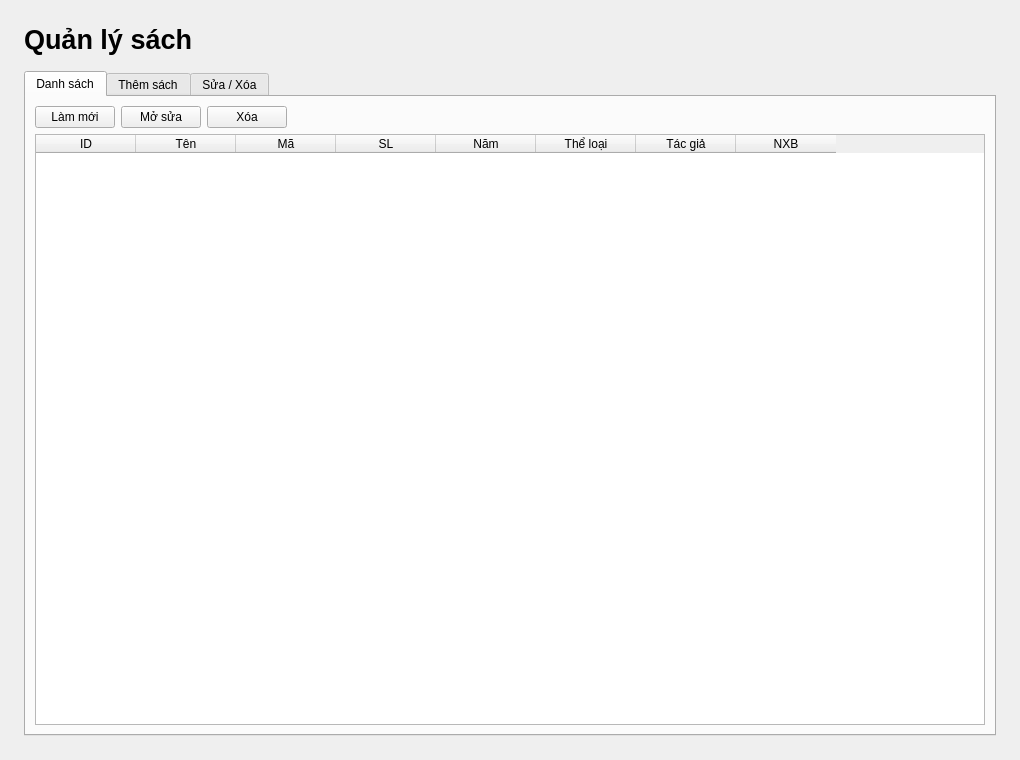
<?xml version="1.0" encoding="UTF-8"?>
<ui version="4.0">
 <class>ScreenAccounts</class>
 <widget class="QWidget" name="ScreenAccounts">
  <property name="geometry">
   <rect>
    <x>0</x>
    <y>0</y>
    <width>1020</width>
    <height>760</height>
   </rect>
  </property>
  <layout class="QVBoxLayout" name="verticalLayout_root">
   <property name="spacing">
    <number>16</number>
   </property>
   <property name="leftMargin">
    <number>24</number>
   </property>
   <property name="topMargin">
    <number>24</number>
   </property>
   <property name="rightMargin">
    <number>24</number>
   </property>
   <property name="bottomMargin">
    <number>24</number>
   </property>
   <item>
    <widget class="QLabel" name="label_page_title">
     <property name="font">
      <font>
       <pointsize>20</pointsize>
       <bold>true</bold>
      </font>
     </property>
     <property name="text">
      <string>Quản lý sách</string>
     </property>
    </widget>
   </item>
   <item>
    <widget class="QTabWidget" name="tabWidget_books">
     <property name="currentIndex">
      <number>0</number>
     </property>
     <widget class="QWidget" name="tab_book_list">
      <attribute name="title">
       <string>Danh sách</string>
      </attribute>
      <layout class="QVBoxLayout" name="verticalLayout_list">
       <item>
        <layout class="QHBoxLayout" name="horizontalLayout_list_tools">
         <item>
          <widget class="QPushButton" name="btn_books_refresh">
           <property name="text">
            <string>Làm mới</string>
           </property>
          </widget>
         </item>
         <item>
          <widget class="QPushButton" name="btn_books_load_edit">
           <property name="text">
            <string>Mở sửa</string>
           </property>
          </widget>
         </item>
         <item>
          <widget class="QPushButton" name="btn_books_delete">
           <property name="text">
            <string>Xóa</string>
           </property>
          </widget>
         </item>
         <item>
          <spacer name="horizontalSpacer_list">
           <property name="orientation">
            <enum>Qt::Horizontal</enum>
           </property>
           <property name="sizeHint" stdset="0">
            <size>
             <width>40</width>
             <height>20</height>
            </size>
           </property>
          </spacer>
         </item>
        </layout>
       </item>
       <item>
        <widget class="QTableWidget" name="table_books">
         <property name="columnCount">
          <number>8</number>
         </property>
         <property name="rowCount">
          <number>0</number>
         </property>
         <property name="selectionBehavior">
          <enum>QAbstractItemView::SelectRows</enum>
         </property>
         <property name="alternatingRowColors">
          <bool>true</bool>
         </property>
         <column>
          <property name="text">
           <string>ID</string>
          </property>
         </column>
         <column>
          <property name="text">
           <string>Tên</string>
          </property>
         </column>
         <column>
          <property name="text">
           <string>Mã</string>
          </property>
         </column>
         <column>
          <property name="text">
           <string>SL</string>
          </property>
         </column>
         <column>
          <property name="text">
           <string>Năm</string>
          </property>
         </column>
         <column>
          <property name="text">
           <string>Thể loại</string>
          </property>
         </column>
         <column>
          <property name="text">
           <string>Tác giả</string>
          </property>
         </column>
         <column>
          <property name="text">
           <string>NXB</string>
          </property>
         </column>
        </widget>
       </item>
      </layout>
     </widget>
     <widget class="QWidget" name="tab_book_add">
      <attribute name="title">
       <string>Thêm sách</string>
      </attribute>
      <layout class="QVBoxLayout" name="verticalLayout_add">
       <item>
        <widget class="QGroupBox" name="group_add_book">
         <property name="title">
          <string>Thông tin sách mới</string>
         </property>
         <layout class="QFormLayout" name="formLayout_add">
          <item row="0" column="0">
           <widget class="QLabel" name="label_add_title">
            <property name="text">
             <string>Tên sách</string>
            </property>
           </widget>
          </item>
          <item row="0" column="1">
           <widget class="QLineEdit" name="edit_book_title"/>
          </item>
          <item row="1" column="0">
           <widget class="QLabel" name="label_add_code">
            <property name="text">
             <string>Mã sách</string>
            </property>
           </widget>
          </item>
          <item row="1" column="1">
           <widget class="QLineEdit" name="edit_book_code"/>
          </item>
          <item row="2" column="0">
           <widget class="QLabel" name="label_add_qty">
            <property name="text">
             <string>Số lượng</string>
            </property>
           </widget>
          </item>
          <item row="2" column="1">
           <widget class="QLineEdit" name="edit_book_quantity"/>
          </item>
          <item row="3" column="0">
           <widget class="QLabel" name="label_add_year">
            <property name="text">
             <string>Năm XB</string>
            </property>
           </widget>
          </item>
          <item row="3" column="1">
           <widget class="QLineEdit" name="edit_book_year"/>
          </item>
          <item row="4" column="0">
           <widget class="QLabel" name="label_add_cat">
            <property name="text">
             <string>Thể loại</string>
            </property>
           </widget>
          </item>
          <item row="4" column="1">
           <widget class="QComboBox" name="combo_book_category"/>
          </item>
          <item row="5" column="0">
           <widget class="QLabel" name="label_add_author">
            <property name="text">
             <string>Tác giả</string>
            </property>
           </widget>
          </item>
          <item row="5" column="1">
           <widget class="QComboBox" name="combo_book_author"/>
          </item>
          <item row="6" column="0">
           <widget class="QLabel" name="label_add_pub">
            <property name="text">
             <string>Nhà xuất bản</string>
            </property>
           </widget>
          </item>
          <item row="6" column="1">
           <widget class="QComboBox" name="combo_book_publisher"/>
          </item>
          <item row="7" column="0">
           <widget class="QLabel" name="label_add_desc">
            <property name="text">
             <string>Mô tả</string>
            </property>
           </widget>
          </item>
          <item row="7" column="1">
           <widget class="QPlainTextEdit" name="edit_book_description">
            <property name="maximumSize">
             <size>
              <width>16777215</width>
              <height>100</height>
             </size>
            </property>
           </widget>
          </item>
         </layout>
        </widget>
       </item>
       <item>
        <widget class="QPushButton" name="btn_book_save">
         <property name="text">
          <string>Lưu sách mới</string>
         </property>
        </widget>
       </item>
       <item>
        <spacer name="verticalSpacer_add">
         <property name="orientation">
          <enum>Qt::Vertical</enum>
         </property>
         <property name="sizeHint" stdset="0">
          <size>
           <width>20</width>
           <height>40</height>
          </size>
         </property>
        </spacer>
       </item>
      </layout>
     </widget>
     <widget class="QWidget" name="tab_book_edit">
      <attribute name="title">
       <string>Sửa / Xóa</string>
      </attribute>
      <layout class="QVBoxLayout" name="verticalLayout_edit">
       <item>
        <layout class="QHBoxLayout" name="horizontalLayout_search">
         <item>
          <widget class="QLabel" name="label_search_title">
           <property name="text">
            <string>Tìm theo tên sách</string>
           </property>
          </widget>
         </item>
         <item>
          <widget class="QLineEdit" name="edit_search_title"/>
         </item>
         <item>
          <widget class="QPushButton" name="btn_search_book">
           <property name="text">
            <string>Tìm</string>
           </property>
          </widget>
         </item>
        </layout>
       </item>
       <item>
        <widget class="QGroupBox" name="group_edit_book">
         <property name="title">
          <string>Chỉnh sửa</string>
         </property>
         <layout class="QFormLayout" name="formLayout_edit">
          <item row="0" column="0">
           <widget class="QLabel" name="label_edit_title">
            <property name="text">
             <string>Tên sách</string>
            </property>
           </widget>
          </item>
          <item row="0" column="1">
           <widget class="QLineEdit" name="edit_edit_title"/>
          </item>
          <item row="1" column="0">
           <widget class="QLabel" name="label_edit_code">
            <property name="text">
             <string>Mã sách</string>
            </property>
           </widget>
          </item>
          <item row="1" column="1">
           <widget class="QLineEdit" name="edit_edit_code"/>
          </item>
          <item row="2" column="0">
           <widget class="QLabel" name="label_edit_qty">
            <property name="text">
             <string>Số lượng</string>
            </property>
           </widget>
          </item>
          <item row="2" column="1">
           <widget class="QLineEdit" name="edit_edit_quantity"/>
          </item>
          <item row="3" column="0">
           <widget class="QLabel" name="label_edit_year">
            <property name="text">
             <string>Năm XB</string>
            </property>
           </widget>
          </item>
          <item row="3" column="1">
           <widget class="QLineEdit" name="edit_edit_year"/>
          </item>
          <item row="4" column="0">
           <widget class="QLabel" name="label_edit_cat">
            <property name="text">
             <string>Thể loại</string>
            </property>
           </widget>
          </item>
          <item row="4" column="1">
           <widget class="QComboBox" name="combo_edit_category"/>
          </item>
          <item row="5" column="0">
           <widget class="QLabel" name="label_edit_author">
            <property name="text">
             <string>Tác giả</string>
            </property>
           </widget>
          </item>
          <item row="5" column="1">
           <widget class="QComboBox" name="combo_edit_author"/>
          </item>
          <item row="6" column="0">
           <widget class="QLabel" name="label_edit_pub">
            <property name="text">
             <string>Nhà xuất bản</string>
            </property>
           </widget>
          </item>
          <item row="6" column="1">
           <widget class="QComboBox" name="combo_edit_publisher"/>
          </item>
          <item row="7" column="0">
           <widget class="QLabel" name="label_edit_desc">
            <property name="text">
             <string>Mô tả</string>
            </property>
           </widget>
          </item>
          <item row="7" column="1">
           <widget class="QPlainTextEdit" name="edit_edit_description">
            <property name="maximumSize">
             <size>
              <width>16777215</width>
              <height>100</height>
             </size>
            </property>
           </widget>
          </item>
         </layout>
        </widget>
       </item>
       <item>
        <layout class="QHBoxLayout" name="horizontalLayout_edit_actions">
         <item>
          <widget class="QPushButton" name="btn_edit_save">
           <property name="text">
            <string>Lưu thay đổi</string>
           </property>
          </widget>
         </item>
         <item>
          <widget class="QPushButton" name="btn_edit_delete">
           <property name="text">
            <string>Xóa sách này</string>
           </property>
          </widget>
         </item>
        </layout>
       </item>
      </layout>
     </widget>
    </widget>
   </item>
  </layout>
 </widget>
 <resources/>
 <connections/>
</ui>
